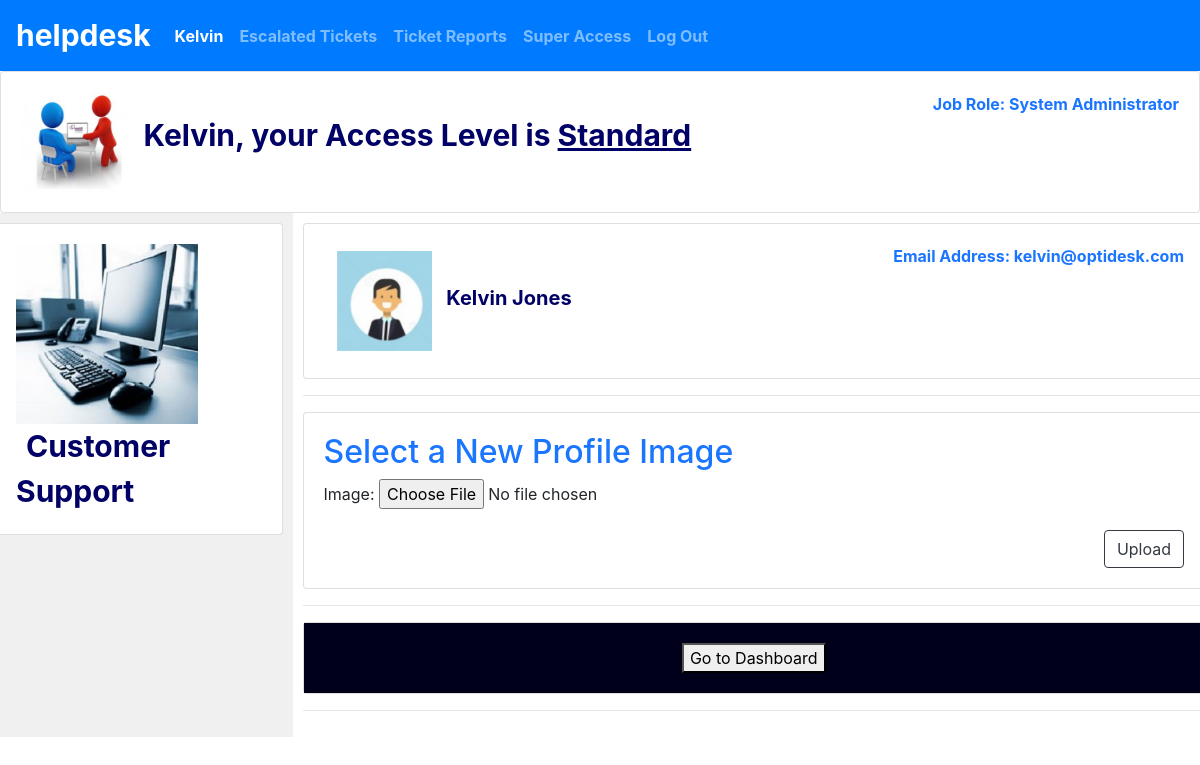
The app's page /add_image (signed in) with its own data.
### helpdesk/models.py (models this page shows, shortened)
class User(AbstractUser):
    pass
    ACCESS = (
        ('Regular', 'Regular'),
        ('Standard', 'Standard'),
        ('Admin', 'Admin')
    )
    access = models.CharField(max_length=15, choices=ACCESS, verbose_name="access", default="Regular")
    role = models.CharField(max_length=60)
    location = models.CharField(max_length=120, blank=True)

class Dynamics(models.Model):
    name = models.CharField(max_length=150)
    image = models.ImageField(upload_to='images', blank=True, null=True)

class Picture(models.Model):
    user = models.ForeignKey(User, on_delete=models.CASCADE, related_name='image_profile')
    image = models.ImageField(upload_to='images', null=True)

### helpdesk/views.py (the view, shortened to what this page needs)
# urls.py: path("add_image", views.add_image, name="add_image"),
def add_image(request):
    if request.user.is_authenticated:
        user = request.user
        user_picture = User.objects.get(username=user)
        pictures = Picture.objects.filter(user=user_picture)
        pictures_count = pictures.count()
        if pictures_count == 0:
            picture = Dynamics.objects.get(id=1)
        else:
            picture = pictures.first()
        if user.id is None:
            return redirect('login')
        if request.method == 'GET':
            return render(request, "helpdesk/add_image.html", {
		        "picture": picture,
                "support": Dynamics.objects.get(id=4),
                "helpdesk": Dynamics.objects.get(id=2),
                "form": PictureForm()
            })
    else:
	    return redirect('index')

### helpdesk/views.py
class PictureForm(forms.ModelForm):
    class Meta:
        model = Picture
        fields = ('image',)

### helpdesk/templates/helpdesk/add_image.html (shortened to what this page needs)
{% extends "helpdesk/layout.html" %}
{% block body %}
{% include "helpdesk/profile_picture.html" %}
<hr />
<div class="card">
    <div class="card-body">
    <div class="add-image">
        <h2 class="title">Select a New Profile Image</h2>
        <form method="POST" enctype="multipart/form-data">
            {{ form.as_p }}
            <div class="btn-right">
                <input class="btn btn-outline-dark" type="submit" value="Upload">
            </div>
        </form>
    </div>
	</div>
</div>
<hr />
<div class="card">
    <div class="card-body" style="background-color:#00001a;">
	    <center>
	        <button onclick="window.location.href='{% url 'index' %}'"> Go to Dashboard</button>
        </center>
	</div>
</div>
<hr />
{% endblock %}

### helpdesk/templates/helpdesk/layout.html (shortened to what this page needs)
{% load static %}
<!DOCTYPE html>
<html lang="en">
<head>
    <link rel="stylesheet" href="https://stackpath.bootstrapcdn.com/bootstrap/4.5.0/css/bootstrap.min.css"
>
    <link href="https://use.fontawesome.com/releases/v5.13.0/css/all.css" rel="stylesheet">
    <link href="{% static 'helpdesk/styles.css' %}" rel="stylesheet">
</head>
<body>
{% include "helpdesk/head.html" %}
<div class="row" id="helpdesk">
<div class="sidebar col-lg-3 col-md-4">
{% with request.resolver_match.url_name as url_name %}
    {% if url_name == 'index' %}
        {% include "helpdesk/profile_picture.html" %}
            <hr />
        {% include "helpdesk/post_form.html" %}
		{% if user.is_authenticated %}
		    <hr />
        <center>
            <button type="button" class="btn btn-primary" onclick="window.location.href='{% url 'customer_view' %}'"> View or Register Customers</button>
        </center>
	        <hr />
        {% endif %}
	{% elif url_name == 'login' %}
        {% include "helpdesk/profile_picture.html" %}
	{% elif url_name == 'register' %}
        {% include "helpdesk/profile_picture.html" %}
    {% elif url_name == 'add_image' %}
        <div class="card">
            <div class="card-body">
                <img class="img-fluid" src="{{helpdesk.image.url}}" alt="Profile Picture" style="max-height:180px">
		        <strong class="no_profilename">Customer Support</strong>
            </div>
        </div>
    {% elif url_name == 'edit_customer' %}
		{% include "helpdesk/profile_picture.html" %}
	{% elif url_name == 'escalate' %}
	    {% include "helpdesk/profile_picture.html" %}
            <hr />
        {% include "helpdesk/post_form.html" %}
	{% elif url_name == 'user_view' %}
	    {% include "helpdesk/profile_picture.html" %}
            <hr />
	{% elif url_name == 'profile' %}
	    {% include "helpdesk/profile_account.html" %}
            <hr />
        {% include "helpdesk/profile_ticket.html" %}
    {% endif %}
{% endwith %}
</div>
<div class="main col-lg-9 col-md-8">
        {% block body %}
        {% endblock %}
</div>
</div>
</body>
</html>

### helpdesk/templates/helpdesk/head.html (shortened to what this page needs)
<nav class="navbar navbar-expand-lg navbar-dark bg-primary">
            <a class="navbar-brand" href="{% url 'index' %}"><b style="font-size:30px;">helpdesk</b></a>
            <div>
			{% with request.resolver_match.url_name as url_name %}
              <ul class="navbar-nav mr-auto">
                {% if user.is_authenticated %}
                    <li class="nav-item {% if url_name == 'profile' %}active{% endif %}" >
                        <a class="nav-link active" aria-current="page" href="{% url 'profile' user.username %}"><strong>{{ user.username|capfirst }}</strong></a>
                    </li>
                    <li class="nav-item {% if url_name == 'escalate' %}active{% endif %}">
                        <a class="nav-link" href="{% url 'escalate' %}"><strong>Escalated Tickets</strong></a>
                    </li>
					<li class="nav-item {% if url_name == 'view_reports' %}active{% endif %}">
                        <a class="nav-link" href="{% url 'view_reports' %}"><strong>Ticket Reports</strong></a>
                    </li>
				    {% if request.user.access != 'Regular' %}
		                <li class="nav-item {% if url_name == 'super' %}active{% endif %}">
                            <a class="nav-link" href="{% url 'super' %}"><strong>Super Access</strong></a>
                        </li>
				    {% endif %}
			        <li class="nav-item {% if url_name == 'logout' %}active{% endif %}">
                        <a class="nav-link" href="{% url 'logout' %}"><strong>Log Out</strong></a>
                    </li>
                {% endif %}
              </ul>
			{% endwith %}
            </div>
    </nav>
{% if user.is_authenticated %}
    <div class="card">
        <div class="card-body">
            <img class="img-fluid" src="{{support.image.url}}" alt="Profile Picture" style="max-height:100px">
		        <strong id="access_type">{{user.username|title}}, your Access Level is <u>{{user.access}}</u></strong>
		    <object align="right" class="profile_info">
		        <span class="btn-total-follow"><strong>Job Role: {{user.role}}</strong> </span>
		    </object>
        </div>
    </div>
{% endif %}

### helpdesk/templates/helpdesk/profile_picture.html (shortened to what this page needs)
{% if user.is_authenticated %}
    {% if request.user.first_name == "" %}
    <div class="card">
        <div class="card-body">
            <img class="img-fluid" src="{{picture.image.url}}" alt="Profile Picture" style="max-height:100px">
		    <strong class="no_profilename">Update your profile details and picture</strong>
		    <object align="right" class="profile_info">
		        <span class="btn-total-person"><strong>Email Address: {{user.email}}</strong> </span>
		    </object>
        </div>
    </div>
    {% else %}
	<div class="card">
        <div class="card-body">
            <a href="{% url 'profile' user.username %}" class="card-link btn btn-outline-helpdesk">
                <img class="img-fluid" src="{{picture.image.url}}" alt="Profile Picture" style="max-height:100px">
		        <strong id="profile_name">{{user.first_name|capfirst}} {{user.last_name|capfirst}}</strong>
			</a>
		    <object align="right" class="profile_info">
		        <span class="btn-total-person"><strong>Email Address: {{user.email}}</strong> </span>
		    </object>
        </div>
    </div>
    {% endif%}
{% endif%}

### helpdesk/static/helpdesk/styles.css (style rules this page uses)
body { margin: 0; background-color: white; }
.btn-right { text-align: right; }
.all_tickets, #profile_name { font-size:30px; }
#profile_name { font-size:20px; }
.no_profilename, #access_type { font-size:30px; }
.all_tickets, .profile_info, .title { color:#1a75ff; }
.main, #tickets-view, #summary-view { padding: 10px; }
.sidebar { background-color: #f0f0f0; padding: 10px; }
#profile_name, .no_profilename, #access_type, #admin_level { color:#000066; padding:10px; }

### records on screen
User: username "Kelvin", access "Standard", role "System Administrator", first_name "Kelvin", last_name "Jones", email "kelvin@optidesk.com"
Dynamics: image (picture)
Dynamics: image (picture)
Picture: image (picture)
